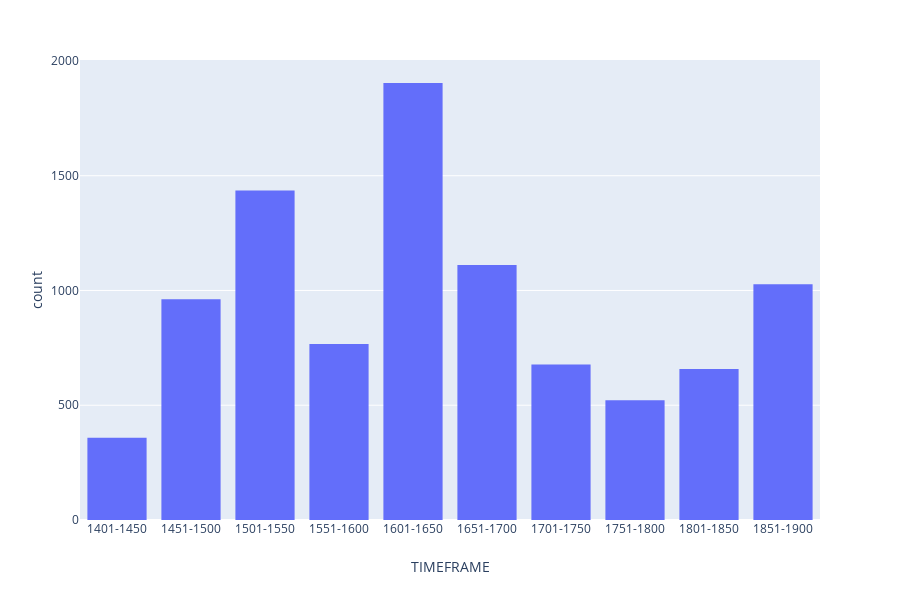

Notebook code cell kept with this figure:
### Code cell
px.histogram(df,x='TIMEFRAME')

### Figure 1 — Plotly figure (JSON) as saved in the notebook; plotly's stock layout.template omitted (floating-point values rounded to 4 significant figures; data arrays with more than 128 entries replaced by an {"elided": "..."} marker saying what was removed)
{"data": [{"alignmentgroup": "True", "hoverlabel": {"namelength": 0}, "hovertemplate": "TIMEFRAME=%{x}<br>count=%{y}", "legendgroup": "", "marker": {"color": "#636efa"}, "name": "", "offsetgroup": "", "orientation": "v", "showlegend": false, "type": "histogram", "uid": "e58d1a4c-c083-4d42-a648-e49291d34e5c", "x": {"elided": "9423 str values"}, "xaxis": "x", "yaxis": "y"}], "layout": {"barmode": "relative", "grid": {"xaxes": ["x"], "xgap": 0.1, "xside": "bottom", "yaxes": ["y"], "ygap": 0.1, "yside": "left"}, "height": 600, "legend": {"tracegroupgap": 0}, "margin": {"t": 60}, "xaxis": {"title": {"text": "TIMEFRAME"}}, "yaxis": {"title": {"text": "count"}}}}
